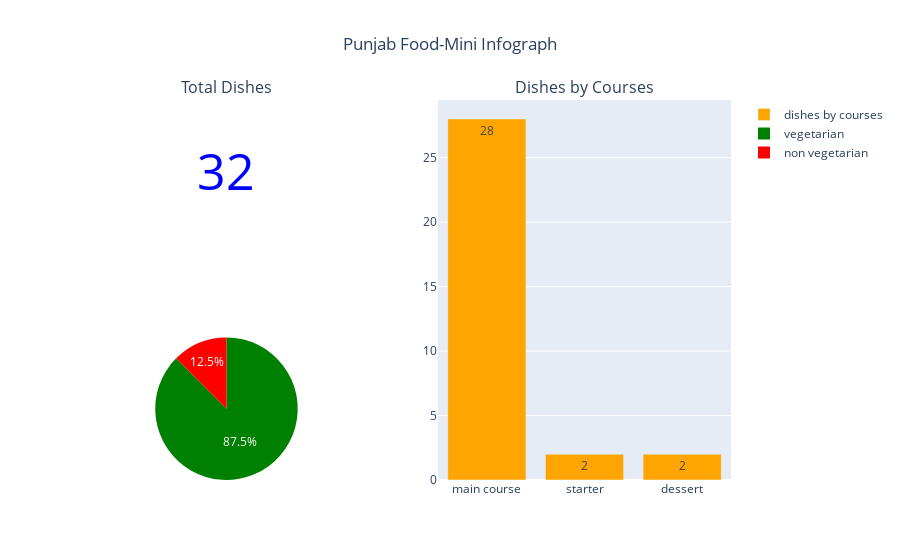

The notebook cell this image was saved under:
### Markdown cell above
### Punjab Food - Mini Infograph <a class="anchor" id="section_1_2_9_1"></a>

### Code cell
pun_df = df[df['state']=='Punjab']

total_dishes = pun_df.shape[0]

course_df = pun_df['course'].value_counts().reset_index()
course_df.columns = ['course','num']

diet_df = pun_df['diet'].value_counts().reset_index()
diet_df.columns = ['diet','num']

fig = make_subplots(
    rows=2, cols=2,subplot_titles=('Total Dishes','Dishes by Courses','', ''),
    specs=[[{'type': 'indicator'},{'type': 'bar','rowspan': 2} ],
          [ {'type': 'pie'} , {'type': 'pie'}]])

fig.add_trace(go.Indicator(
    mode = 'number',
    value = int(total_dishes),
    number={'font':{'color': 'blue','size':50}},
),row=1, col=1)


fig.add_trace(go.Bar(
    x=course_df['course'],y=course_df['num'],
    marker={'color': 'orange'},  
    text=course_df['num'],
    name='dishes by courses',
    textposition ='auto'),row=1, col=2)

fig.add_trace(go.Pie(labels=diet_df['diet'], 
                     values=diet_df['num'],textinfo='percent',
                    marker= dict(colors=['green','red'])),row=2, col=1)


fig.update_layout(
    title_text='Punjab Food-Mini Infograph',template='plotly',
    title_x=0.5)

fig.show()

### Figure 1 — Plotly figure (JSON) as saved in the notebook; plotly's stock layout.template omitted (floating-point values rounded to 4 significant figures)
{"data": [{"domain": {"x": [0, 0.45], "y": [0.625, 1]}, "mode": "number", "number": {"font": {"color": "blue", "size": 50}}, "type": "indicator", "value": 32}, {"marker": {"color": "orange"}, "name": "dishes by courses", "text": [28, 2, 2], "textposition": "auto", "type": "bar", "x": ["main course", "starter", "dessert"], "xaxis": "x", "y": [28, 2, 2], "yaxis": "y"}, {"domain": {"x": [0, 0.45], "y": [0, 0.375]}, "labels": ["vegetarian", "non vegetarian"], "marker": {"colors": ["green", "red"]}, "textinfo": "percent", "type": "pie", "values": [28, 4]}], "layout": {"annotations": [{"font": {"size": 16}, "showarrow": false, "text": "Total Dishes", "x": 0.225, "xanchor": "center", "xref": "paper", "y": 1, "yanchor": "bottom", "yref": "paper"}, {"font": {"size": 16}, "showarrow": false, "text": "Dishes by Courses", "x": 0.775, "xanchor": "center", "xref": "paper", "y": 1, "yanchor": "bottom", "yref": "paper"}], "autosize": true, "title": {"text": "Punjab Food-Mini Infograph", "x": 0.5}, "xaxis": {"anchor": "y", "autorange": true, "domain": [0.55, 1], "range": [-0.5, 2.5], "type": "category"}, "yaxis": {"anchor": "x", "autorange": true, "domain": [0, 1], "range": [0, 29.47], "type": "linear"}}}
